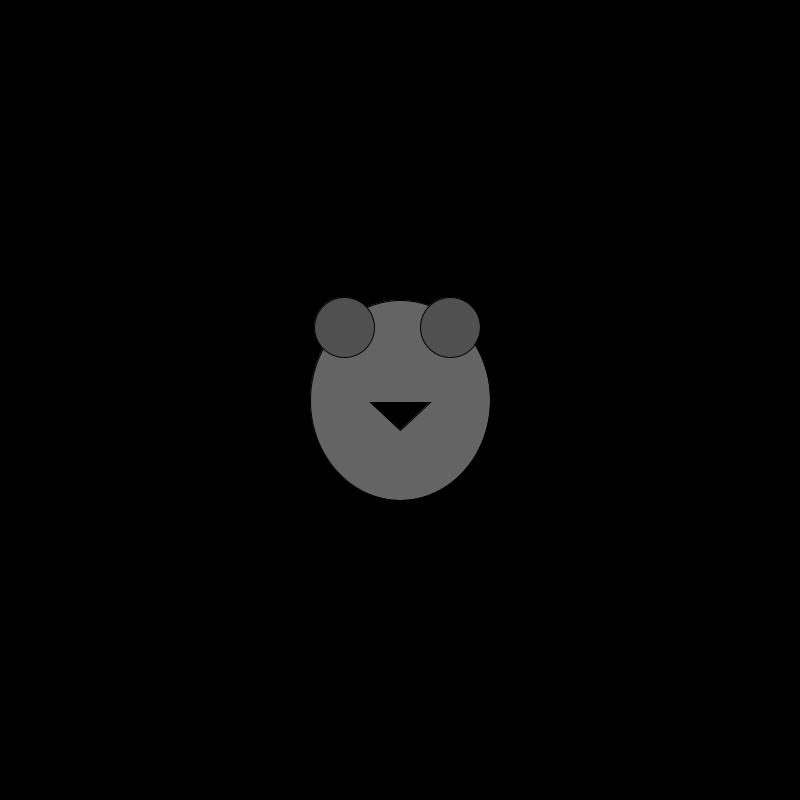
Frame 1 (no input)
Frame 60 (the mouse pressed at the canvas centre just before this capture): identical to frame 1, image omitted
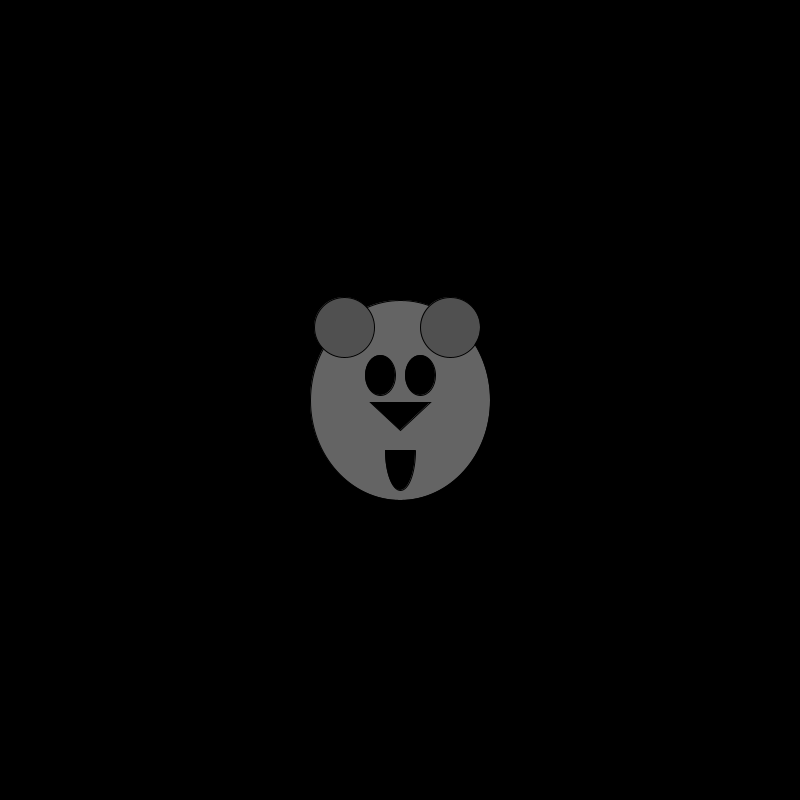
Frame 120 (the mouse held since frame 60 and released just before this capture)

The Processing sketch that drew these frames (run headless with seeded random() and noise(); from frame 60 on, the mouse is pressed at the canvas centre):

// Processing sketch: character_art___animation
// ── character_art___animation.pde
//80 points: Program an object that moves to your mouse over time.
//20 points: Have that object rotate to point to your mouse then move.
//30 points: Have the object only move to your mouse when you click.
//30 points: Have the object move over 3 seconds, no matter what the distance is
//20 points: Have the object ease in to your mouse position
//20 points: Create character art for your object
//30 points: Animate your character
PShape cat, head, earOne, earTwo, nose;
float a, b;

void setup() {
  size(800, 800);
 
  cat = createShape(GROUP);

  head = createShape(ELLIPSE, width/2, height/2, 180, 200); 
  head.setFill(color(100));
  earOne = createShape(ELLIPSE, 344, 327, 60, 60); 
  earOne.setFill(color(80));
  earTwo = createShape(ELLIPSE, 450, 327, 60, 60); 
  earTwo.setFill(color(80));
  nose = createShape(TRIANGLE, 370, 402, 430, 402, 400, 430); 
  nose.setFill(color(0));

  cat.addChild(head);
  cat.addChild(earOne);
  cat.addChild(earTwo);
  cat.addChild(nose);
}

void draw() {
  background(0);
  println(mouseX, mouseY);

  //a = lerp(a, mouseX, 0.05);
  //b = lerp(b, mouseY, 0.05);


  //translate(a, b);
  shape(cat);
  
  if (mousePressed==true){
   fill(random(0-255));
   ellipse(width/2+20, height/2-25, 30, 40);
   ellipse(width/2-20, height/2-25, 30, 40);
   arc(400, 450, 30, 80, 0, radians(180));
   
  }
}
